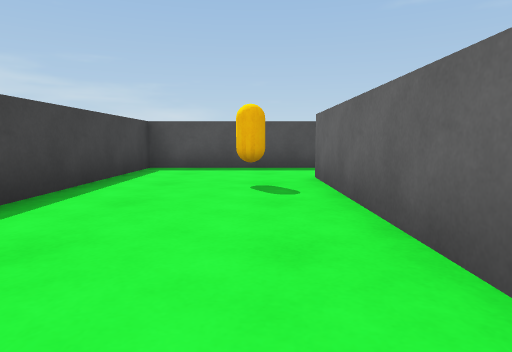
View 1 (above)

16 first-person views from a walk through a 3-D level made in the Unity game engine. The camera is 0.58 m above the floor, tilts 6° down and sees 75° across. The floor is counted in squares, 1 m on a side. Each view is taken from the middle of a square. On the plan, view 1 faces up. The plan holds only what a view shows up to about 9 squares ahead; the rest is blank. The player character is not drawn.

View 2
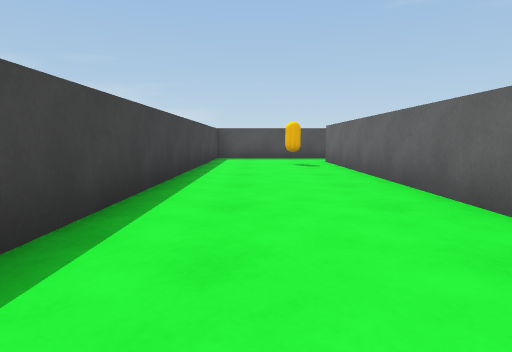

View 3
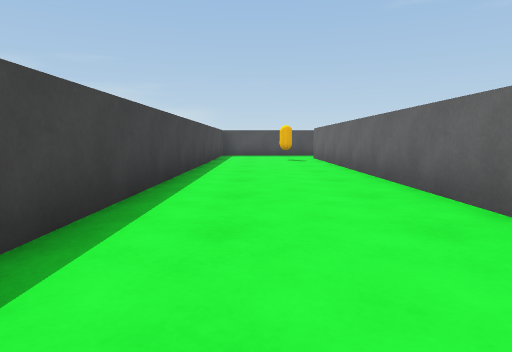

View 4
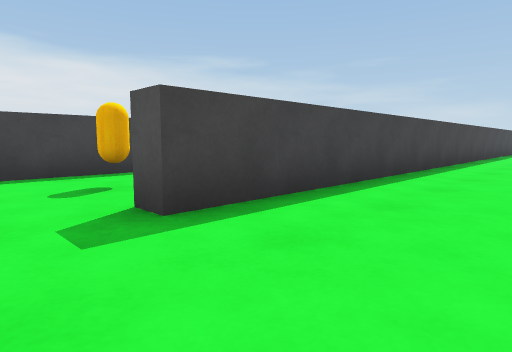

View 5
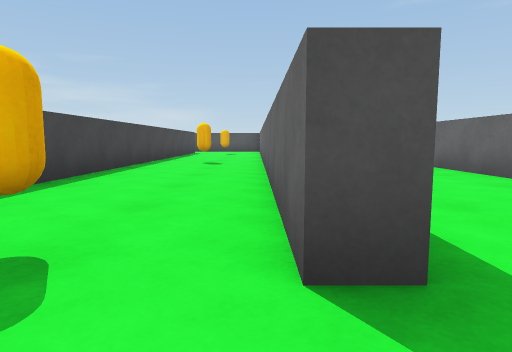

View 6
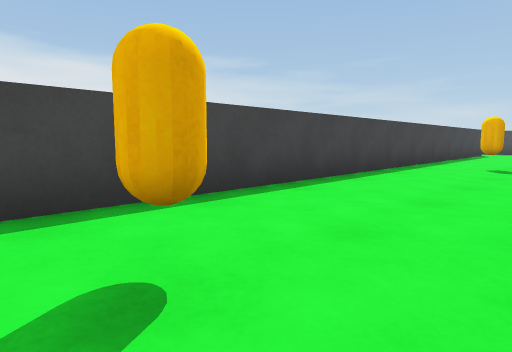

View 7
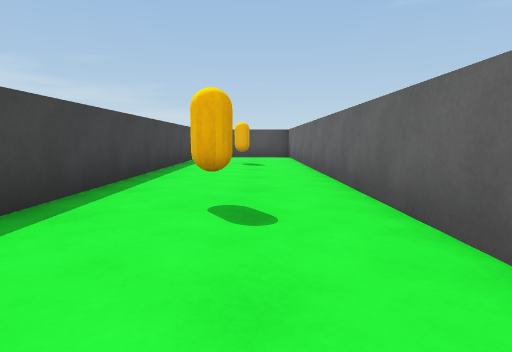

View 8
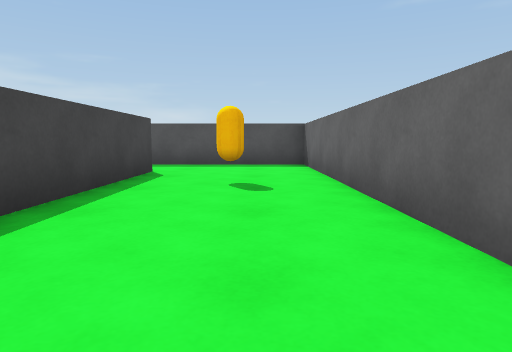

View 9
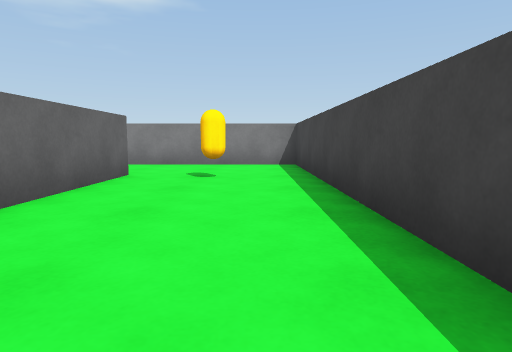

View 10
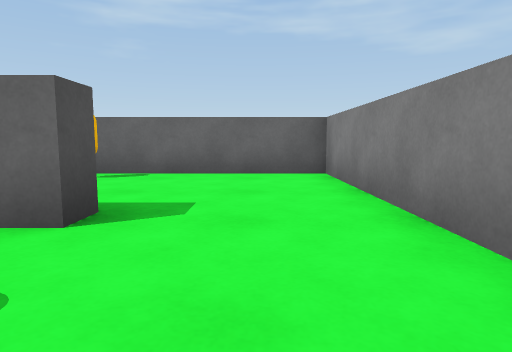

View 11
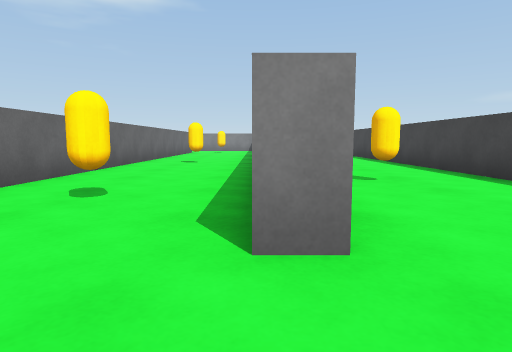

View 12
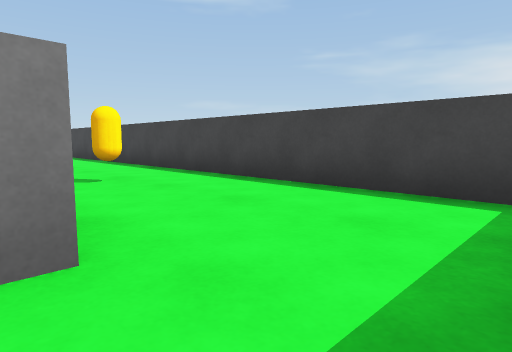

View 13
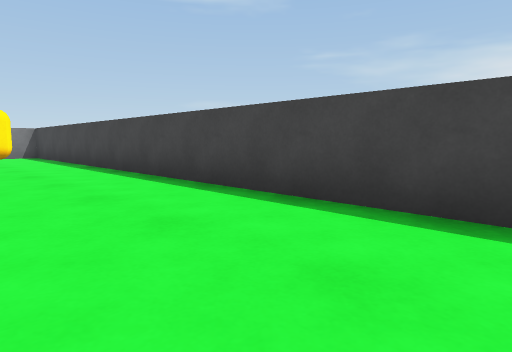

View 14
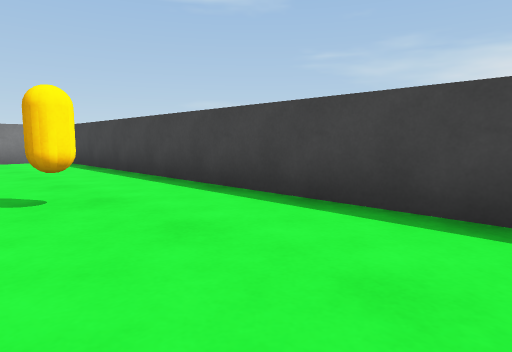

View 15
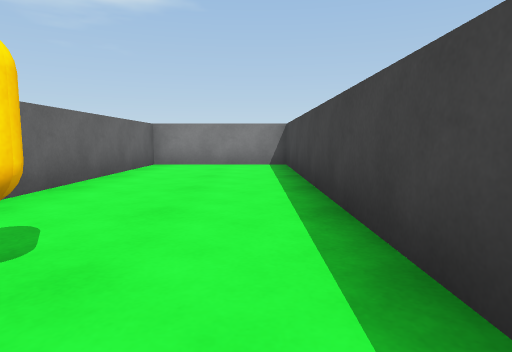

View 16
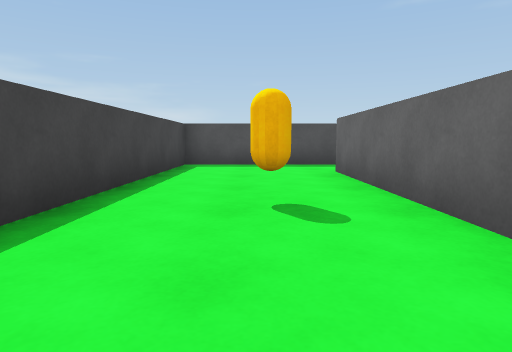

### Floor plan
Points are (right, up) in squares from view 1. A wall is a line through its corners. A room is listed if a view was taken in it or the views show most of it. See-through windows are left out.
Room 1 (views 1, 2, 3, 4)
walls: (1, -5.9) (1, 5.4); (0.4, 7.2) (-2.3, 7.2) (-2.3, -9.7); (-2.5, -12.3) (1, -12.3) (1, -8.1)
ways out: opening at (-3, -10.5) to room 2; opening at (1, 6.5)
objects: other object (0, -8); capsule (0, 4)
Room 2 (views 5, 6, 7, 8, 9, 10, 11, 12)
walls: (-6.5, 5.4) (-6, 5.4) (-6, -12.3) (-2.5, -12.3); (-2.3, -9.7) (-2.8, -9.7) (-2.8, 7.2) (-6.4, 7.2)
ways out: opening at (-3, -10.5) to room 1; opening at (-6, 6.5) to room 3
objects: capsule (-4, -9); capsule (-4, -2); capsule (-4, 4)
Room 3 (views 13, 14, 15, 16)
walls: (-6.5, 0.9) (-6.5, 5.4); (-6.4, 7.2) (-9.8, 7.2) (-9.8, -12.3) (-6.5, -12.3) (-6.5, -7.5)
ways out: opening at (-6, 6.5) to room 2
objects: capsule (-8, -5); capsule (-8, 2)

Positions as (right, up) in squares from view 1, and headings:
1: (0, 0), facing up
2: (-1, -4), facing up
3: (-1, -6), facing up
4: (0, -11), facing up-left
5: (-3, -11), facing up
6: (-3, -10), facing up-left
7: (-4, -5), facing up
8: (-4, -1), facing up
9: (-5, -4), facing down
10: (-5, -11), facing right
11: (-6, 7), facing down
12: (-6, 7), facing down-left
13: (-7, 1), facing down-left
14: (-7, -2), facing down-left
15: (-9, -4), facing down
16: (-8, -1), facing up
